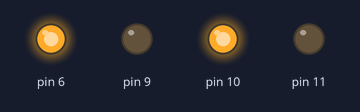
The sketch below on a simulated Arduino Uno, built with avr-gcc and run on an emulated ATmega328P. Parts: output pins drawn as LEDs (lit = HIGH).

Above: at 0.1 s.
Timing chart, 0 to 1.6 s (numbered marks = the images above):
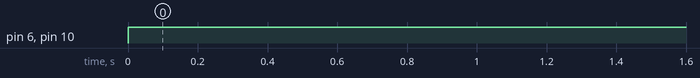

The sketch:

CAR_MOTOR.ino
```cpp
void forward (){
digitalWrite(6,HIGH);
digitalWrite(9,LOW);
digitalWrite(10,HIGH);
digitalWrite(11,LOW);
}
void backward (){
digitalWrite(6,LOW);
digitalWrite(9,HIGH);
digitalWrite(10,LOW);
digitalWrite(11,HIGH);
}
void left (){
digitalWrite(6,LOW);
digitalWrite(9,HIGH);
digitalWrite(10,HIGH);
digitalWrite(11,LOW);
}
void right (){
digitalWrite(6,HIGH);
digitalWrite(9,LOW);
digitalWrite(10,LOW);
digitalWrite(11,HIGH);
}
void setup() {
pinMode(6,OUTPUT);
pinMode(9,OUTPUT);
pinMode(10,OUTPUT);
pinMode(11,OUTPUT) ;
}
void loop() {
forward();
}
```

Measured:
- by itself, pin 6, pin 10: LOW → HIGH at 0.00 s
